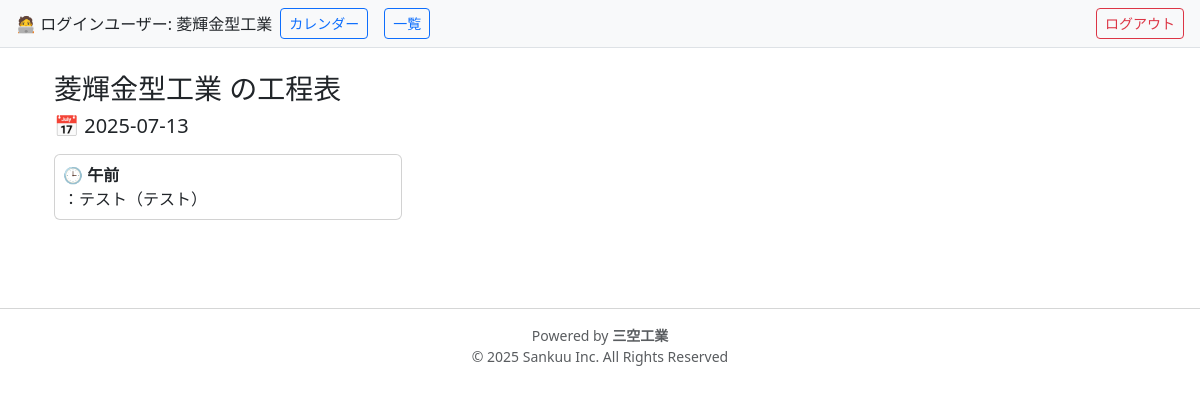
The page /schedules (signed in) on the database its author committed.
### models.py (models this page shows)
class User(db.Model, UserMixin):
    __tablename__ = 'users'
    id = db.Column(db.Integer, primary_key=True)
    company_name = db.Column(db.String(100), nullable=False)
    email = db.Column(db.String(120), unique=True, nullable=False)
    password_hash = db.Column(db.String(128), nullable=False)
    role = db.Column(db.String(20), nullable=False)  # 'admin' or 'company'
    schedules = db.relationship('Schedule', backref='company', lazy=True)

class Schedule(db.Model):
    __tablename__ = 'schedules'
    id = db.Column(db.Integer, primary_key=True)
    site_name = db.Column(db.String(255), nullable=False)  # 開始日
    end_date = db.Column(db.Date, nullable=True)  # 終了日
    date = db.Column(db.Date, nullable=False)
    time_slot = db.Column(db.String(10), nullable=False)  # 午前／午後／夜
    task_name = db.Column(db.String(100), nullable=False)
    person_in_charge = db.Column(db.String(100))  # 担当者
    comment = db.Column(db.Text)
    company_id = db.Column(db.Integer, db.ForeignKey('users.id'), nullable=False)
    created_by = db.Column(db.Integer)  # ログインユーザーのID
    client_person = db.Column(db.String(100))   # 依頼元の担当者
    client_comment = db.Column(db.String(255))  # 依頼元からの伝言や要望など

### routes.py (the view)
@bp.route('/schedules')
@login_required
def schedule_list():
    if current_user.role == 'admin':
        schedules = Schedule.query.order_by(Schedule.date.asc()).all()
    else:
        schedules = Schedule.query.filter_by(company_id=current_user.id).order_by(Schedule.date.asc()).all()
    schedules_by_date = defaultdict(list)
    for s in schedules:
        schedules_by_date[s.date.strftime('%Y-%m-%d')].append(s)
    return render_template('schedule/list.html', schedules_by_date=schedules_by_date)

### app.py (called while the page is built)
@login_manager.user_loader
def load_user(user_id):
    return User.query.get(int(user_id))

### templates/schedule/list.html (shortened to what this page needs)
{% extends 'base.html' %}
{% block content %}
<div class="container-fluid mt-4">
  <h3>{{ current_user.company_name }} の工程表</h3>
  <div class="row">
    {% for date, items in schedules_by_date.items() %}
      <div class="col-12 mb-4">
        <h5 class="mb-3">📅 {{ date }}</h5>
        <div class="row">
          {% for s in items %}
            <div class="col-12 col-sm-6 col-md-4 mb-3">
              <div class="card h-100 p-2">
                <strong>🕒 {{ s.time_slot }}</strong>：{{ s.task_name }}（{{ s.person_in_charge }}）<br>
              </div>
            </div>
          {% endfor %}
        </div>
      </div>
    {% endfor %}
  </div>
</div>
{% endblock %}

### templates/base.html (shortened to what this page needs)
<!DOCTYPE html>
<html lang="ja">
<head>
  <link
    href="https://cdn.jsdelivr.net/npm/bootstrap@5.3.1/dist/css/bootstrap.min.css"
    rel="stylesheet"
  />
  <link
    href="https://cdn.jsdelivr.net/npm/fullcalendar@6.1.8/main.min.css"
    rel="stylesheet"
  />
</head>
<body>
  {% if current_user.is_authenticated %}
    <div class="d-flex justify-content-between align-items-center px-3 py-2 bg-light border-bottom">
      <div class="d-flex align-items-center">
        🧑‍💻 ログインユーザー: {{ current_user.company_name }}
        <a href="{{ url_for('main.schedule_calendar') }}" class="btn btn-outline-primary btn-sm mx-2">カレンダー</a>
        <a href="{{ url_for('main.schedule_list') }}"     class="btn btn-outline-primary btn-sm mx-2">一覧</a>
      </div>
      <a href="{{ url_for('main.logout') }}" class="btn btn-outline-danger btn-sm">ログアウト</a>
    </div>
  {% endif %}
  <div class="container mt-3">
    {% block content %}{% endblock %}
  </div>
  <footer class="text-center mt-5 mb-3 text-muted small">
    <hr />
    <div>Powered by <strong>三空工業</strong></div>
    <div>© 2025 Sankuu Inc. All Rights Reserved</div>
  </footer>
</body>
</html>

### rows shown on the page
User: company_name "菱輝金型工業"
Schedule: time_slot "午前", task_name "テスト", person_in_charge "テスト"

### other values the page prints
{{ date }} "2025-07-13"
